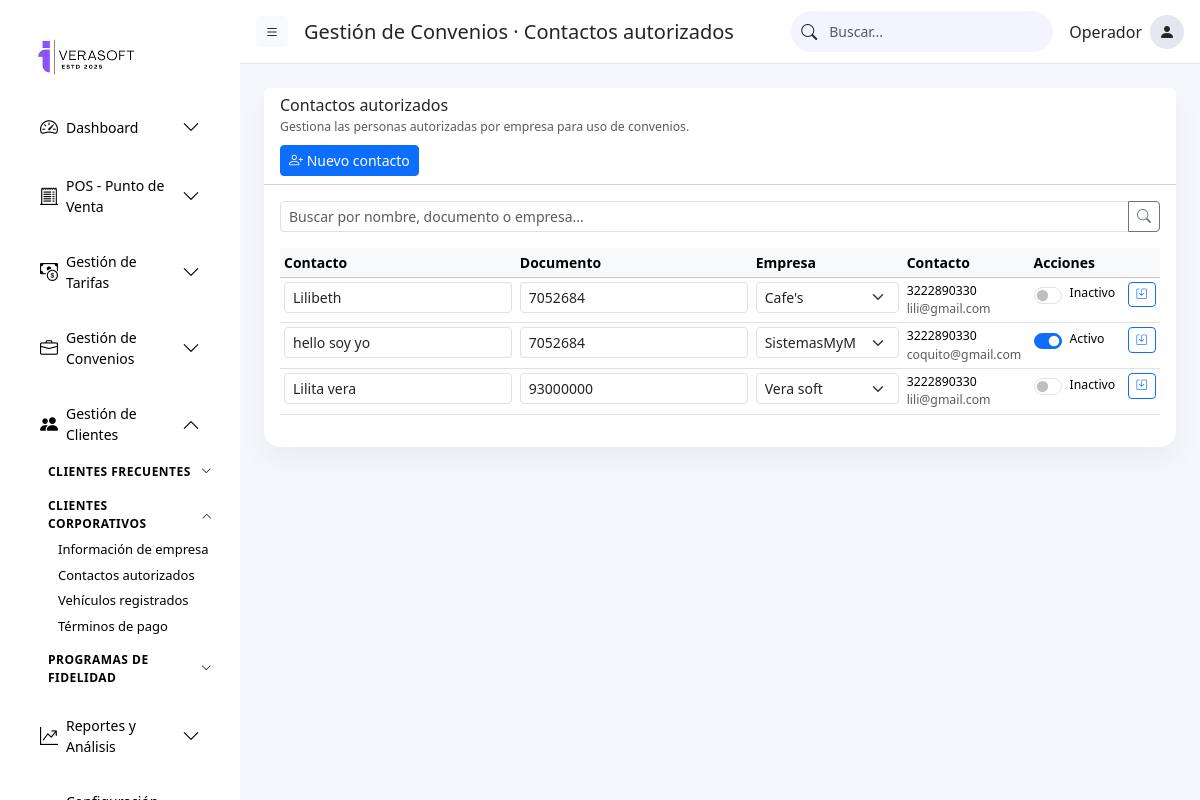
/clientes/corporativos/contactos-autorizados/, run on the app's committed database.
### parking/models/clientes.py (models this page shows, shortened)
class ContactoAutorizado(models.Model):
    empresa = models.ForeignKey(
        "EmpresaCorporativa",
        on_delete=models.CASCADE,
        related_name="contactos_autorizados",
    )
    nombre = models.CharField(max_length=100)
    documento = models.CharField(max_length=50, blank=True)
    telefono = models.CharField(max_length=50, blank=True)
    email = models.EmailField(blank=True)
    activo = models.BooleanField(default=True)
    creado_en = models.DateTimeField(auto_now_add=True)
    actualizado_en = models.DateTimeField(auto_now=True)
    class Meta:
        ordering = ["empresa__razon_social", "nombre"]

class EmpresaCorporativa(models.Model):
    ESTADO_CHOICES = (
        ("ACTIVA", "Activa"),
        ("INACTIVA", "Inactiva"),
    )
    parqueadero = models.ForeignKey(
        'parking.Parqueadero',
        on_delete=models.CASCADE,
        related_name="empresas_corporativas",
        null=True, blank=True
    )
    contacto = models.ForeignKey(
        "ContactoAutorizado",
        on_delete=models.PROTECT,
        related_name="empresas_corporativas",
        help_text="Contacto authorized principal para la empresa.",
        null=True,
        blank=True,
    )
    nit = models.CharField("NIT", max_length=30, unique=True)
    razon_social = models.CharField("Razón social", max_length=150)
    email = models.EmailField(blank=True)
    direccion = models.CharField(max_length=200, blank=True)
    ciudad = models.CharField(max_length=100, blank=True)
    estado = models.CharField(max_length=20, choices=ESTADO_CHOICES, default="ACTIVA")
    creado_en = models.DateTimeField(auto_now_add=True)
    actualizado_en = models.DateTimeField(auto_now=True)
    class Meta:
        ordering = ["razon_social"]

### parking/views/clientes_views.py (the view, shortened to what this page needs)
# urls.py: path("clientes/corporativos/contactos-autorizados/",clientes_views.clientes_corporativos_contactos_autorizados,name="clientes_corporativos_contactos_autorizados"),
def clientes_corporativos_contactos_autorizados(request):
    query = request.GET.get("q", "")
    contactos = (
        ContactoAutorizado.objects
        .select_related("empresa")
        .all()
    )
    empresas = EmpresaCorporativa.objects.all()
    form = ContactoAutorizadoForm()
    context = {
        "section_group": "Gestión de Clientes · Clientes Corporativos",
        "section_title": "Contactos autorizados",
        "section_description": (
            "Personas autorizadas por cada empresa para gestionar estacionamientos, "
            "pagos y reportes."
        ),
        "section_code": "CC-CONTACTOS",
        "active_menu": "clientes",
        "active_submenu": "corporativos",
        "contactos": contactos,
        "empresas": empresas,
        "form": form,
        "query": query,
    }
    return render(request, "parking/clientes/clientes_corporativos_contactos_autorizados.html", context)

### parking/forms/clientes_forms.py
class ContactoAutorizadoForm(forms.ModelForm):
    class Meta:
        model = ContactoAutorizado
        fields = [
            "empresa",
            "nombre",
            "documento",
            "telefono",
            "email",
            "activo",
        ]
        widgets = {
            "empresa": forms.Select(attrs={"class": "form-select form-select-sm"}),
            "nombre": forms.TextInput(attrs={"class": "form-control form-control-sm"}),
            "documento": forms.TextInput(attrs={"class": "form-control form-control-sm"}),
            "telefono": forms.TextInput(attrs={"class": "form-control form-control-sm"}),
            "email": forms.EmailInput(attrs={"class": "form-control form-control-sm"}),
            "activo": forms.CheckboxInput(attrs={"class": "form-check-input"}),
        }

### parking/templates/parking/clientes/clientes_corporativos_contactos_autorizados.html (shortened to what this page needs)
{% extends "parking/base.html" %}
{% block page_title %}
Gestión de Convenios · Contactos autorizados
{% endblock %}
{% block content %}
<div class="card" style="border-radius:16px; border:none; box-shadow:0 12px 30px rgba(15,23,42,0.05);">
    <div class="card-header bg-white d-flex flex-column align-items-start gap-2 small">
        <div>
            <h6 class="mb-0">Contactos autorizados</h6>
            <small class="text-muted">
                Gestiona las personas autorizadas por empresa para uso de convenios.
            </small>
        </div>
        <button class="btn btn-sm btn-primary"
                data-bs-toggle="modal"
                data-bs-target="#modalNuevoContacto">
            <i class="bi bi-person-plus"></i> Nuevo contacto
        </button>
    </div>
    <div class="card-body small">
        <form method="get" class="mb-3">
            <div class="input-group input-group-sm">
                <input type="text"
                       name="q"
                       value="{{ query }}"
                       class="form-control"
                       placeholder="Buscar por nombre, documento o empresa...">
                <button class="btn btn-outline-secondary" type="submit">
                    <i class="bi bi-search"></i>
                </button>
            </div>
        </form>
        <div class="table-responsive">
            <table class="table table-hover table-sm align-middle responsive-table form-table">
                <thead class="table-light">
                    <tr>
                        <th>Contacto</th>
                        <th>Documento</th>
                        <th>Empresa</th>
                        <th>Contacto</th>
                        <th>Acciones</th>
                        <th></th>
                    </tr>
                </thead>
                <tbody>
                {% for c in contactos %}
                <tr>
                    <form method="post" class="m-0 p-0">
                        <td data-label="Contacto">
                            <input type="text"
                                   name="nombre"
                                   value="{{ c.nombre }}"
                                   class="form-control form-control-sm"
                                   placeholder="Nombre completo">
                        </td>
                        <td data-label="Documento">
                            <input type="text"
                                   name="documento"
                                   value="{{ c.documento }}"
                                   class="form-control form-control-sm">
                        </td>
                        <td data-label="Empresa">
                            <select name="empresa" class="form-select form-select-sm">
                                {% for e in empresas %}
                                    <option value="{{ e.id }}"
                                        {% if c.empresa_id == e.id %}selected{% endif %}>
                                        {{ e.razon_social }}
                                    </option>
                                {% endfor %}
                            </select>
                        </td>
                        <td data-label="Contacto">
                            <div class="small">{{ c.telefono }}</div>
                            <div class="text-muted small">{{ c.email }}</div>
                        </td>
                        <td data-label="Estado">
                            <div class="form-check form-switch d-inline-flex align-items-center">
                                <input class="form-check-input"
                                       type="checkbox"
                                       name="activo"
                                       value="1"
                                       {% if c.activo %}checked{% endif %}>
                                <span class="small ms-2">
                                    {% if c.activo %}Activo{% else %}Inactivo{% endif %}
                                </span>
                            </div>
                        </td>
                        <td class="text-end">
                            <button type="submit" class="btn btn-sm btn-outline-primary">
                                <i class="bi bi-save"></i><span class="d-inline d-md-none"> Guardar</span>
                            </button>
                        </td>
                    </form>
                </tr>
                {% empty %}
                <tr>
                    <td colspan="6" class="text-center text-muted py-4">
                        No hay contactos autorizados registrados.
                    </td>
                </tr>
                {% endfor %}
                </tbody>
            </table>
        </div>
    </div>
</div>
{% endblock %}

### parking/static/parking/css/dashboard.css (style rules this page uses)
body.layout { background: #f5f7fb; font-family: system-ui, -apple-system, BlinkMacSystemFont, "Segoe UI", sans-serif; }

### parking/static/parking/css/gestion_convenios.css (style rules this page uses)
.responsive-table th, .responsive-table td { white-space: normal !important;vertical-align: top; }
.form-table .form-control, .form-table .form-select, .form-table input, .form-table select { width: 100%;min-width: 0;max-width: 100%; }
.btn-outline-primary { font-size: .65rem; }

### parking/static/parking/css/gestion_clientes.css (style rules this page uses)
.form-check-input { width:1.2em; height:1.2em; }

### data on the page
ContactoAutorizado: nombre "Lilibeth", documento "7052684", empresa "Cafe's", telefono "3222890330", email "lili@gmail.com", shows "Inactivo"
ContactoAutorizado: nombre "hello soy yo", documento "7052684", empresa "SistemasMyM", telefono "3222890330", email "coquito@gmail.com", activo "☑", shows "Activo"
ContactoAutorizado: nombre "Lilita vera", documento "93000000", empresa "Vera soft", telefono "3222890330", email "lili@gmail.com", shows "Inactivo"
